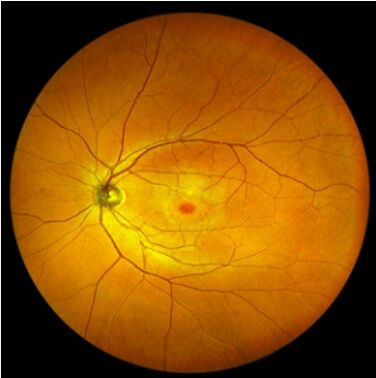
#> input picture work4.jpg, 376 x 378 px
$ python work4.py   (older library calls are emulated)
#> lines starting #> are read from the running program, lines starting #| are printed output that depends on the picture
from __future__ import print_function

from multiprocessing.pool import ThreadPool

import cv2
import numpy as np
import matplotlib.pyplot as plt
import pylab as pl

# [45 lines left out: functions showImg, homofilter, gaborfilter, not called in this run]

def process(img, filters):
    accum = np.zeros_like(img)
    for kern in filters:
        fimg = cv2.filter2D(img, cv2.CV_8U, kern, borderType=cv2.BORDER_REPLICATE)
        np.maximum(accum, fimg, accum)
    return accum

# [34 lines left out: functions process_threaded, getGabor, build_filters, not called in this run]

def print_gabor(filters):
    for i in range(len(filters)):
        showImg(str(i), filters[i])

# [58 lines left out: functions reverse_image, pass_mask, showKern, calcDice, adjust_gamma, not called in this run]

def build_filters2(sigma=1, YLength=10):
    filters = []
    widthOfTheKernel = np.ceil(np.sqrt((6 * np.ceil(sigma) + 1) ** 2 + YLength ** 2))
    if np.mod(widthOfTheKernel, 2) == 0:
        widthOfTheKernel = widthOfTheKernel + 1
    widthOfTheKernel = int(widthOfTheKernel)
    # print(widthOfTheKernel)
    for theta in np.arange(0, np.pi, np.pi / 16):
        # theta = np.pi/4
        matchFilterKernel = np.zeros((widthOfTheKernel, widthOfTheKernel), dtype=float)  # 修改这里
        for x in range(widthOfTheKernel):
            for y in range(widthOfTheKernel):
                halfLength = (widthOfTheKernel - 1) / 2
                x_ = (x - halfLength) * np.cos(theta) + (y - halfLength) * np.sin(theta)
                y_ = -(x - halfLength) * np.sin(theta) + (y - halfLength) * np.cos(theta)
                if abs(x_) > 3 * np.ceil(sigma):
                    matchFilterKernel[x][y] = 0
                elif abs(y_) > (YLength - 1) / 2:
                    matchFilterKernel[x][y] = 0
                else:
                    matchFilterKernel[x][y] = -np.exp(-.5 * (x_ / sigma) ** 2) / (np.sqrt(2 * np.pi) * sigma)
        m = 0.0
        for i in range(matchFilterKernel.shape[0]):
            for j in range(matchFilterKernel.shape[1]):
                if matchFilterKernel[i][j] < 0:
                    m = m + 1
        mean = np.sum(matchFilterKernel) / m
        for i in range(matchFilterKernel.shape[0]):
            for j in range(matchFilterKernel.shape[1]):
                if matchFilterKernel[i][j] < 0:
                    matchFilterKernel[i][j] = matchFilterKernel[i][j] - mean
        filters.append(matchFilterKernel)

    return filters

def Z_ScoreNormalization(x, mu, sigma):
    x = (x - mu) / sigma
    return x

def sigmoid(X):
    return 1.0 / (1 + np.exp(-float(X)))

# [26 lines left out: functions Normalize, grayStretch, not called in this run]


if __name__ == '__main__':
    # 读取输入图像
    img_path = "work4.jpg"
    srcImg = cv2.imread(img_path, cv2.IMREAD_ANYDEPTH | cv2.IMREAD_ANYCOLOR)
#> srcImg is the input picture: shape (378, 376, 3); mean B, G, R 4, 79.6, 136.7

    # 预处理步骤...
    grayImg = cv2.split(srcImg)[1]
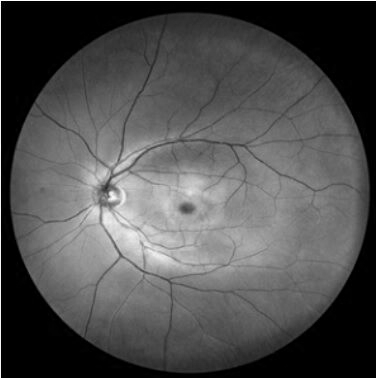
#> grayImg: shape (378, 376); min 0, max 255, mean 79.6
    blurImg = cv2.GaussianBlur(grayImg, (5, 5), 0)

    # 图像分割
    filters = build_filters2()
    segmented_img = process(blurImg, filters)  # 使用滤波器进行分割
#> the loop in process, `for kern in filters:` made 16 passes
#> pass 1, in process, `fimg = cv2.filter2D(img, cv2.CV_8U, kern, borderType=cv2.BORDER_REPLIC..`:
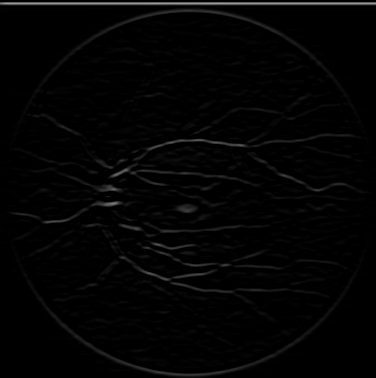
#> fimg: shape (378, 376); min 0, max 154, mean 3.7
#> pass 3, in process, `fimg = cv2.filter2D(img, cv2.CV_8U, kern, borderType=cv2.BORDER_REPLIC..`:
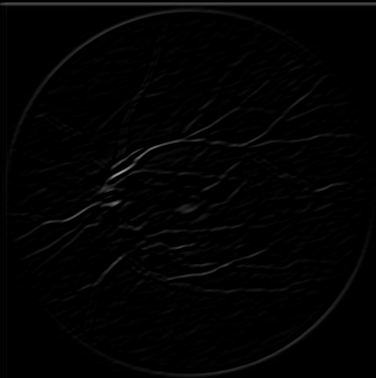
#> fimg: shape (378, 376); min 0, max 155, mean 2.8
#> after the loop in process, `for kern in filters:`:
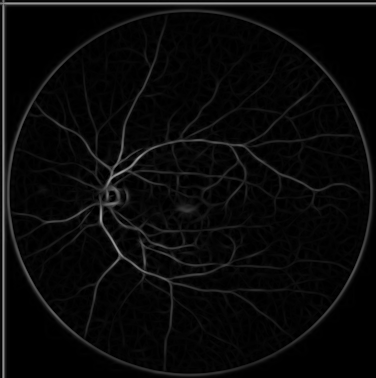
#> accum: shape (378, 376); min 0, max 160, mean 9

    # 显示或保存分割后的图像
    cv2.imshow("Segmented Image", segmented_img)
    cv2.waitKey(0)
    cv2.destroyAllWindows()

$ run again, with work01.jpg copied over work4.jpg
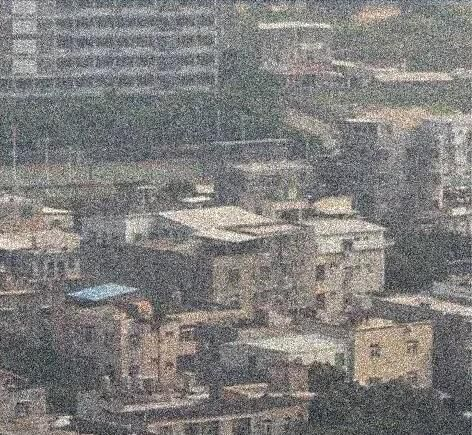
#> input picture work01.jpg, 472 x 435 px
#> srcImg is the input picture: shape (435, 472, 3); mean B, G, R 124.5, 126.1, 127.5
#> the loop in process, `for kern in filters:` made 16 passes
#> pass 1, in process, `fimg = cv2.filter2D(img, cv2.CV_8U, kern, borderType=cv2.BORDER_REPLIC..`:
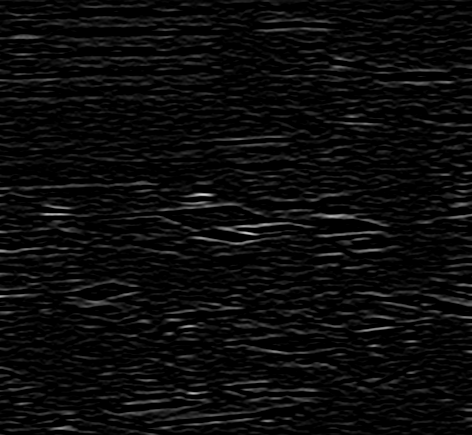
#> fimg: shape (435, 472); min 0, max 219, mean 11.5
#> after the loop in process, `for kern in filters:`:
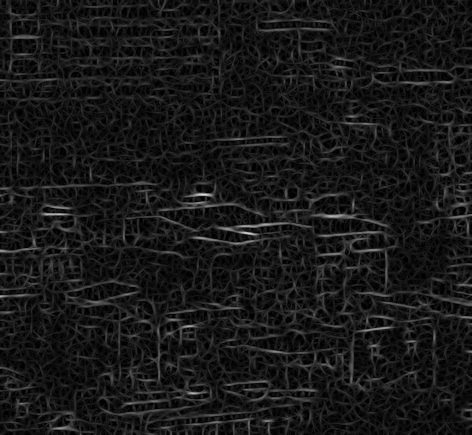
#> accum: shape (435, 472); min 0, max 219, mean 23.7
